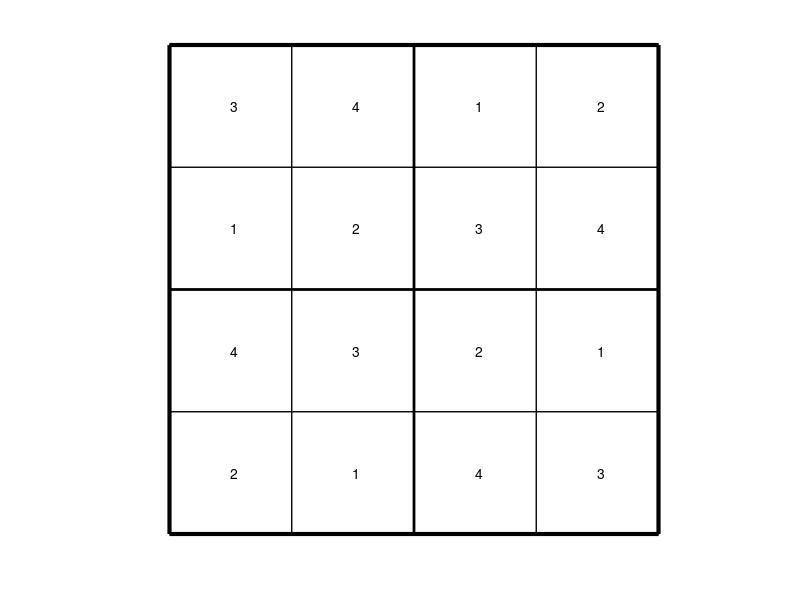

This figure's MATLAB source:
function sudoku()

    figure;hold on;axis off;axis equal % nastaveni vykreslovani
    rectangle('Position',[0 0 4 4],'LineWidth',3,'Clipping','off') % nejsilnejsi okraje
    rectangle('Position',[2,0,2,4],'LineWidth',2) % silan cara vertical |||
    rectangle('Position',[0,2,4,2],'LineWidth',2) % silna cara horizontal ---
    rectangle('Position',[0,0,4,3],'LineWidth',1) % horni tenka cara
    rectangle('Position',[0,0,4,1],'LineWidth',1) % spodni tenka cara
    rectangle('Position',[0,0,1,4],'LineWidth',1) % leva tenka cara
    rectangle('Position',[0,0,3,4],'LineWidth',1) % prava tenka cara

    % A je yadani sudoka, kde je nula tak se musi doplnit spravny vysledek
    A = [3,4,1,0;
         0,2,0,0;
         0,0,2,0;
         0,1,4,3;
        ];

    C = [0,0,1,0;
         4,0,0,0;
         0,0,0,2;
         0,3,0,0;
        ];

    D = [0,0,4,0;
         4,0,3,0;
         0,4,0,3;
         0,1,0,0;
        ];

    E = [1,2,0,4;
         4,0,0,0;
         2,0,0,0;
         3,1,0,0;
        ];


    znova = 1;

    while (znova == 1)
        znova = 0;
        for x = 1:4 % cyklus pro radky
            for y = 1:4 % cyklus pro sloupce
                if (A(y, x) > 0) % podminka jestli na pozici v poli neni 0
                    printToGrid(x, y, A(y, x))
                    %text(x-0.5,4.5-y,num2str(A(y,x))) % vypise do daneho policka cislo ze zadani
                else
                    number = 0;
                    pocet = 0;
                    umistenix = posX(y);
                    umisteniy = posY(x);
                    for n = 1:4 % cyklus ktery zkousi vsechny mozny cisla
                        neni = 0;
                        for t = 1:4 % cyklus ktery slouyi pro kontrolu jestli v radku a sloupci neni uz zkousejici cislo
                            % podminka ktera bude hlidat zda neni v radku a sloupci dane cislo
                            if ((A(t, x) ~= n) && (A(y, t) ~= n))
                                neni = neni + 1;
                            end
                            % kontroly zda neni cislo ve ctverci
                            neni = checkSquare(t, umisteniy, umistenix, neni, n, A)
                        end
                        if (neni == 8)
                            number = n;
                            pocet = pocet + 1;
                        end
                    end
                    if (pocet == 1)
                        printToGrid(x, y, number)
                        %text(x-0.5,4.5-y,num2str(number)) % zde se bude vypisovat cislo ktere na dane pozice muze byt
                        A(y, x) = number;
                    else
                        if (pocet > 1)
                            znova = 1;
                        end
                    end
                end
            end
        end
    end
    
end

function printToGrid(x, y, num)
    text(x-0.5,4.5-y,num2str(num))
end

function umistenix = posX(y)
    if (y > 2)
        umistenix = 2;
    else
        umistenix = 0; 
    end
end

function umisteniy = posY(x)
    if (x > 2)
        umisteniy = 2;
    else
        umisteniy = 0;
    end
end

function neni = checkSquare(t, umisteniy, umistenix, neni, n, A)
    if (t == 1)
        if (A(1+umistenix, 1+umisteniy) ~= n)
                                    neni = neni + 1;
        end 
    end
    if (t == 2)
                                if (A(1+umistenix, 2+umisteniy) ~= n)
                                    neni = neni + 1;
                                end 
                            end
                            if (t == 3)
                                if (A(2+umistenix, 1+umisteniy) ~= n)
                                    neni = neni + 1;
                                end 
                            end
                            if (t == 4)
                                if (A(2+umistenix, 2+umisteniy) ~= n)
                                    neni = neni + 1;
                                end 
                            end
end
